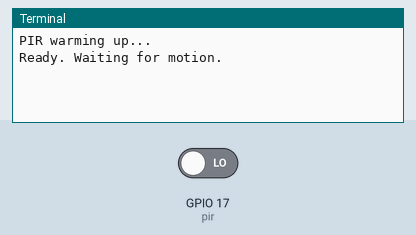
Bench run of a program on a simulated Raspberry Pi (BCM pin numbers). Parts: the last lines printed to the terminal. Inputs (shaded band) come from the test bench; at power-on: GPIO 17 (pir) LOW.

Above: at 1.2 s.
1.3 s: GPIO 17 (pir) driven HIGH
At 2.1 s:
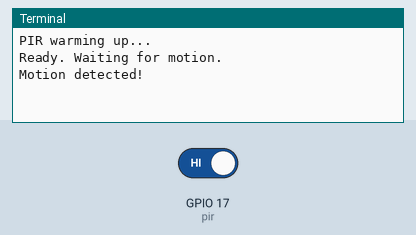
2.8 s: GPIO 17 (pir) driven LOW
At 3.2 s:
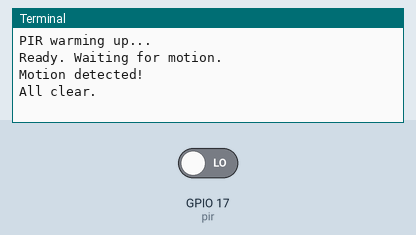

Measured:
- after the input at 1.3 s, the terminal: prints a new line at once (image 1)
- after the input at 2.8 s, the terminal: prints a new line at once (image 2)

The program:

example.py
```python
# Raspberry Pi (gpiozero) example that uses a MotionSensor on GPIO17, registers callbacks for motion/no-motion events, and blocks with pause() after warming up.
#
# Buy this module: https://shillehtek.com/products/shillehtek-hc-sr501-pir-motion-sensor-module
# Full manual: https://shillehtek.com/blogs/shillehtek-product-manuals/hc-sr501-pir-motion-sensor
# More examples: https://github.com/shillehbean/shillehtek-examples
#

# HC-SR501 PIR Motion Sensor on Raspberry Pi
# Install: pip install gpiozero

from gpiozero import MotionSensor
from signal import pause

pir = MotionSensor(17)

print("PIR warming up...")
pir.wait_for_no_motion()
print("Ready. Waiting for motion.")

pir.when_motion    = lambda: print("Motion detected!")
pir.when_no_motion = lambda: print("All clear.")

pause()
```
